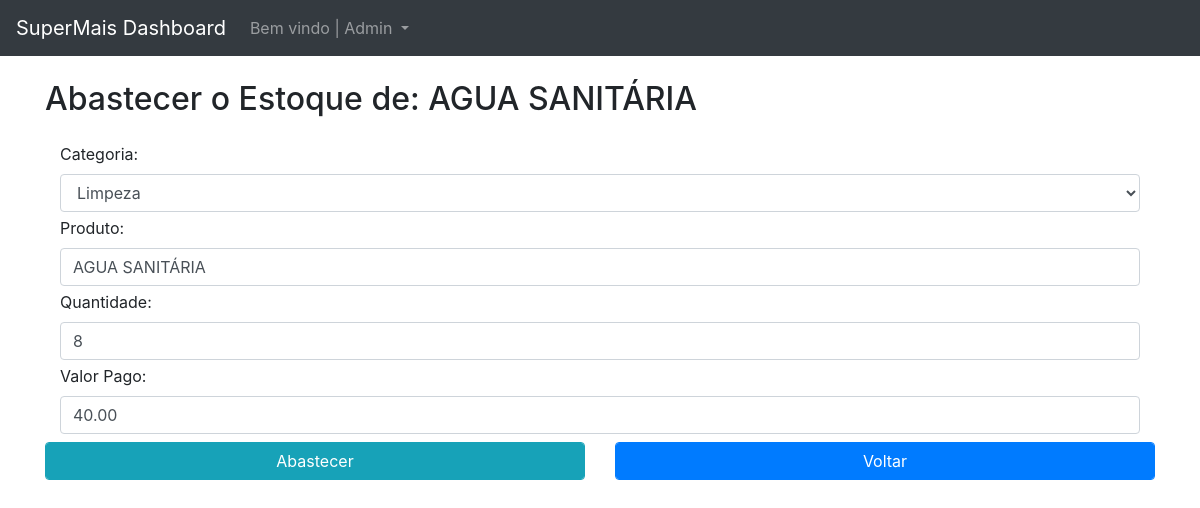
Page /dashboard/produtos/abastecimento/21 on the committed database.
### dashboard/models.py (models this page shows, shortened)
class Produto(models.Model):
    categoria = models.ForeignKey(Categoria, on_delete=models.CASCADE, verbose_name='Categoria')
    nome = models.CharField(max_length=150, unique=True, blank=False, null=False, verbose_name='Produto')
    quantidade = models.IntegerField(blank=False, null=False, verbose_name='Quantidade')
    valor_pago = models.DecimalField(max_digits=6, decimal_places=2, blank=False, null=False,verbose_name='Valor Pago')
    preco_medio = models.DecimalField(default=0.00, max_digits=5, decimal_places=2, blank=False, null=False,verbose_name='Preço de Venda',editable=False)
    data_criada = models.DateTimeField(auto_now_add=True, verbose_name='Criado')
    data_modificacao = models.DateTimeField(auto_now=True,verbose_name='Modificado')
    status = models.BooleanField(default=True, auto_created=True)

class Categoria(models.Model):
    nome = models.CharField(max_length=50, blank=True, null=True, unique=True, verbose_name='Categoria')
    def __str__(self):
        return self.nome

### dashboard/views.py (the view)
# urls.py: path('produtos/abastecimento/<int:id>', dash_nova_carga_produto, name='dash_nova_carga_produto'),
def dash_nova_carga_produto(request,id):
    produto = get_instacia(request,id)['produto']
    produto_old = {'id_produto':produto.id,'id_categoria':produto.categoria.id, 'id_nome':produto.nome, 'id_quantidade':produto.quantidade, 'id_valor_pago':produto.valor_pago}
    form = get_instacia(request,id)['form']
    rs_nome=request.POST.get('nome')
    rs_categoria=request.POST.get('categoria')
    if request.method == 'POST':
        if rs_nome == produto_old['id_nome'] and int(rs_categoria) == produto_old['id_categoria']:
            if form.is_valid():
                nova_carga = form.save(commit=False)
                nova_carga.quantidade += produto_old['id_quantidade']
                nova_carga.valor_pago += produto_old['id_valor_pago']
                nova_carga.preco_medio =nova_carga.valor_pago / nova_carga.quantidade
                nova_carga.status = True
                nova_carga.save()
                return redirect('dash_produtos')
        else:
            print('Categoria e Nome do produto não pode ser alterado')
            return render(request,'dashboard/produtos/dash_nova_carga_produto.html',get_instacia(request,id))
    else:
        print('else')
        return render(request,'dashboard/produtos/dash_nova_carga_produto.html',get_instacia(request,id))

### dashboard/forms.py
class ProdutoForm(forms.ModelForm):
    class Meta:
        model = Produto
        fields = ['categoria','nome','quantidade','valor_pago']
        widgets ={
            'categoria':forms.Select(attrs={'class':'form-control mb-1'}),
            'nome':forms.TextInput(attrs={'class':'form-control mb-1'}),
            'quantidade':forms.NumberInput(attrs={'class':'form-control mb-1','min':'1', 'max':'50'}),
            'valor_pago': forms.NumberInput(attrs={'class':'form-control mb-1','step':'0.01'})
        }

### dashboard/views.py (called while the page is built)
def get_instacia(request,id):
    contexto = {}
    produto = get_object_or_404(Produto, id=id)
    form = ProdutoForm(request.POST or None, instance=produto)
    contexto['form'] = form
    contexto['produto'] = produto
    return contexto

### dashboard/templates/dashboard/produtos/dash_nova_carga_produto.html (shortened to what this page needs)
{% extends 'base.html' %}
{% block navbar %}
{% include 'parciais/_dash_header.html' %}
{% endblock %}
{% block main %}
<div class="container mt-4">
    <h2>Abastecer o Estoque de: {{produto.nome}} </h2>
    <div class="row mt-4">
        <div class="col">
            <form action="{% url 'dash_nova_carga_produto' produto.id %}" method="POST">
                <div class="form-group col-md-12 mb-2">
                    {{ form }}
                </div>
                <div class="row">
                    <div class="col">
                        <button type="submit" class="form-control btn btn-info">Abastecer</button>
                    </div>
                    <div class="col">
                        <a href="{% url 'dash_produtos' %}" class="form-control btn btn-primary">Voltar</a>
                    </div>
                </div>
            </form>
        </div>
    </div>
</div>
{% endblock %}

### rows in the picture
Produto: nome "AGUA SANITÁRIA", categoria "Limpeza", quantidade "8", valor_pago "40.00"
Categoria: nome "AGUA SANITÁRIA"
